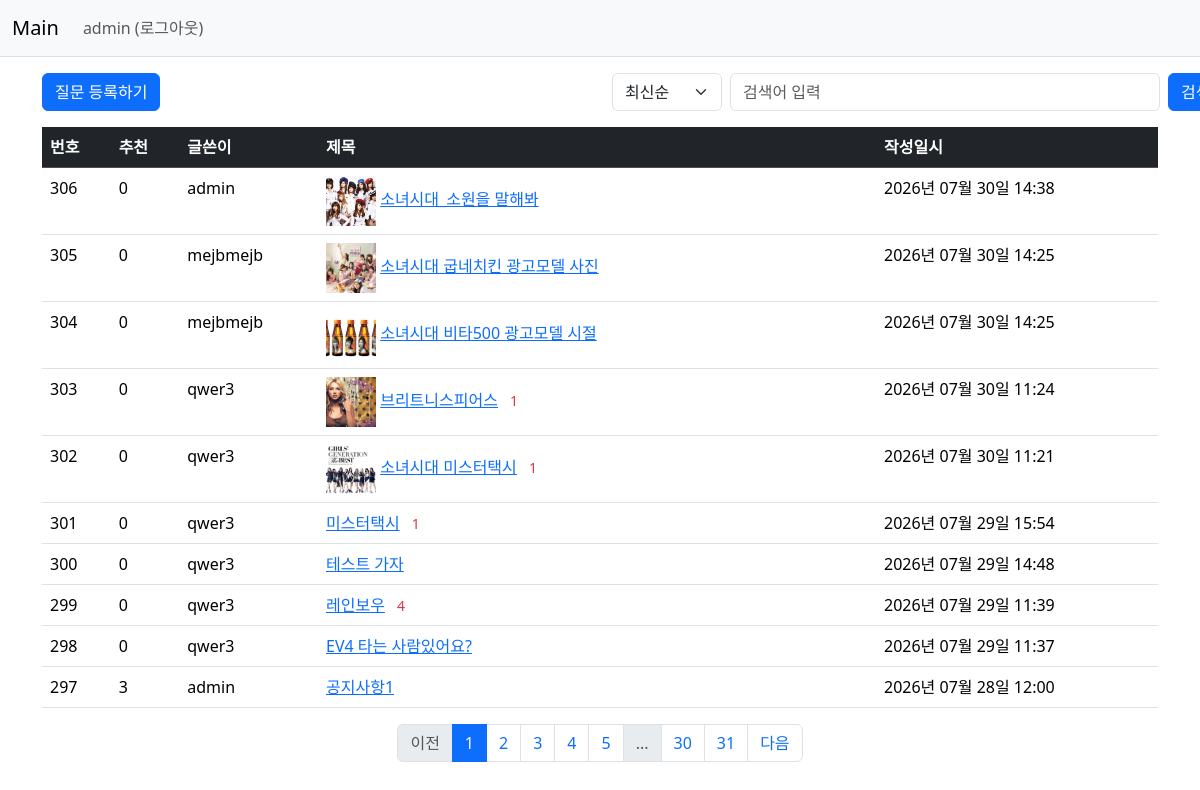
Page /question/list/ (signed in) on the committed database.
### pybo/models.py (models this page shows, shortened)
class User(db.Model):
    id = db.Column(db.Integer, primary_key=True)
    username = db.Column(db.String(150), unique=True, nullable=False) # unique = True 중복 막겠다
    password = db.Column(db.String(max_string), nullable=False)
    email = db.Column(db.String(120), unique=True, nullable=False)

class Question(db.Model):
    id = db.Column(db.Integer, primary_key=True)
    subject = db.Column(db.String(max_string), nullable=False) # 200자까지 문자열 제한이 있으며 null을 허용하지 않겠다.
    content = db.Column(db.Text(), nullable=False)
    create_date = db.Column(db.DateTime(), nullable=False) # DateTime을 받아오며 null을 허용하지 않겠다
    image_path = db.Column(db.Text(), nullable=True)
    user_id = db.Column(db.Integer, db.ForeignKey('user.id', ondelete='CASCADE'), nullable=False)
    user = db.relationship('User', backref=db.backref('question_set'))
    voter = db.relationship('User', secondary=question_voter,
                            backref=db.backref('question_voter_set', lazy='dynamic'))

### pybo/views/question_views.py (the view, shortened to what this page needs)
@bp.route('/list/')
def _list(): # URL '/question/list/'로 접근했을 때 실행될 라우트 함수를 정의
    page = request.args.get('page', type=int, default=default_page)
    kw = request.args.get('kw', type=str, default='')   # 검색어
    so = request.args.get('so', type=str, default='recent')  # 정렬 기준
    question_list = Question.query
    if so == 'recommend':
        question_list = (question_list
            .outerjoin(question_voter, Question.id == question_voter.c.question_id)
            .group_by(Question.id)
            .order_by(func.count(distinct(question_voter.c.user_id)).desc(), Question.create_date.desc()))
    elif so == 'popular':
        question_list = (question_list
            .outerjoin(Answer, Answer.question_id == Question.id)
            .group_by(Question.id)
            .order_by(func.count(distinct(Answer.id)).desc(), Question.create_date.desc()))
    else:  # recent (최신순)
        question_list = (question_list
        .group_by(Question.id)
        .order_by(Question.create_date.desc()))
    question_list = question_list.paginate(page=page, per_page=per_page_num)
    return render_template('question/question_list.html', question_list=question_list, page=page, kw=kw, so=so)

### pybo/filter.py (called while the page is built)
def format_datetime(value, fmt='%Y년 %m월 %d일 %H:%M'):
    return value.strftime(fmt)

### pybo/views/auth_views.py (called while the page is built)
@bp.before_app_request
def load_logged_in_user():
    user_id = session.get('user_id')
    if user_id is None:
        g.user = None
    else:
        g.user = User.query.get(user_id)

### pybo/templates/question/question_list.html (shortened to what this page needs)
{% extends 'base.html' %}
{% block content %}
<div class="container my-3">
    <div class="row my-3">
        <div class="col-6">
            <a href="{{ url_for('question.create') }}" class="btn btn-primary">질문 등록하기</a>
        </div>
        <div class="col-6">
            <div class="input-group">
                <form method="get" id="searchForm" class="d-flex align-items-center justify-content-end">
                    <select name="so" class="form-select me-2" style="width: auto; min-width: 110px;">
                        <option value="recent" {% if so=='recent' %}selected{% endif %}>최신순</option>
                    </select>
                    <input type="text" id="search_kw" name="kw" value="{{ kw|default('') }}" class="form-control me-2"
                        style="width: 430px;" placeholder="검색어 입력">
                    <button type="button" id="btn_search" class="btn btn-primary text-nowrap">검색</button>
                </form>
            </div>
        </div>
    </div>
    <table class="table">
        <thead>
            <tr class="table-dark">
                <th>번호</th>
                <th>추천</th>
                <th>글쓴이</th>
                <th style="width:50%">제목</th>
                <th>작성일시</th>
            </tr>
        </thead>
        <tbody>
            {% if question_list %}
            {% for question in question_list.items %}
            <tr>
                <td>
                    {{ question_list.total - ((question_list.page - 1) * question_list.per_page) - loop.index0 }}
                </td>
                <td>
                    {{ question.voter|length }}
                </td>
                <td>
                    {{question.user.username}}
                </td>
                <td>
                    {% if question.image_path %}
                    {% set image_list = question.image_path.split(',') %}
                    <img src="{{ url_for('static', filename=image_list[0]) }}" alt="thumbnail" style="width:50px; height: 50px; object-fit: cover;">
                    {% endif %}
                    <a href="{{ url_for('question.detail', question_id=question.id) }}">{{ question.subject }}</a>
                    {% if question.answer_set|length > 0 %}
                    <span class="text-danger small ms-2">{{ question.answer_set|length }}</span>
                    {% endif %}
                </td>
                <td>
                    {{ question.create_date|datetime }}
                </td>
            </tr>
            {% endfor %}
            {% else %}
            <tr>
                <td colspan="3">질문이 없습니다.</td>
            </tr>
            {% endif %}
        </tbody>
    </table>
    <ul class="pagination justify-content-center">
        {% if question_list.has_prev %}
        <li class="page-item">
            <a class="page-link" href="?page={{ question_list.prev_num }}">이전</a>
        </li>
        {% else %}
        <li class="page-item disabled">
            <a class="page-link" tabindex="-1" aria-disabled="true" href="#">이전</a>
        </li>
        {% endif %}
        {% for page_num in question_list.iter_pages() %}
        {% if page_num %}
        {% if page_num != question_list.page %}
        <li class="page-item">
            <a class="page-link" href="?page={{ page_num }}">{{ page_num }}</a>
        </li>
        {% else %}
        <li class="page-item active" aria-current="page">
            <a class="page-link" href="#">{{ page_num }}</a>
        </li>
        {% endif %}
        {% else %}
        <li class="page-item disabled">
            <a class="page-link" href="#">...</a>
        </li>
        {% endif %}
        {% endfor %}
        {% if question_list.has_next %}
        <li class="page-item">
            <a class="page-link" href="?page={{ question_list.next_num }}">다음</a>
        </li>
        {% else %}
        <li class="page-item disabled">
            <a class="page-link" tabindex="-1" aria-disabled="true" href="#">다음</a>
        </li>
        {% endif %}
    </ul>
</div>
{% endblock %}

### pybo/templates/navbar.html (shortened to what this page needs)
<nav class="navbar navbar-expand-lg navbar-light bg-light border-bottom">
    <div class="container-fluid">
        <a class="navbar-brand" href="{{ url_for('main.index') }}">Main</a>
        <div class="collapse navbar-collapse" id="navbarSupportedContent">
            <ul class="navbar-nav me-auto mb-2 mb-lg-0">
                {% if g.user %}
                <li class="nav-item">
                    <a class="nav-link" href="{{ url_for('auth.logout') }}">{{ g.user.username }} (로그아웃)</a>
                </li>
                {% endif %}
            </ul>
        </div>
    </div>
</nav>

### rows in the picture
User: user.username "admin"
Question: total "306", voter|length "0", user.username "admin", shows a picture, subject "소녀시대_소원을 말해봐", create_date "2026년 07월 30일 14:38"
Question: total "305", voter|length "0", user.username "mejbmejb", image_path (picture), subject "소녀시대 굽네치킨 광고모델 사진", create_date "2026년 07월 30일 14:25"
Question: total "304", voter|length "0", user.username "mejbmejb", image_path (picture), subject "소녀시대 비타500 광고모델 시절", create_date "2026년 07월 30일 14:25"
Question: total "303", voter|length "0", user.username "qwer3", image_path (picture), subject "브리트니스피어스", answer_set|length "1", create_date "2026년 07월 30일 11:24"
Question: total "302", voter|length "0", user.username "qwer3", image_path (picture), subject "소녀시대 미스터택시", answer_set|length "1", create_date "2026년 07월 30일 11:21"
Question: total "301", voter|length "0", user.username "qwer3", subject "미스터택시", answer_set|length "1", create_date "2026년 07월 29일 15:54"
Question: total "300", voter|length "0", user.username "qwer3", subject "테스트 가자", create_date "2026년 07월 29일 14:48"
Question: total "299", voter|length "0", user.username "qwer3", subject "레인보우", answer_set|length "4", create_date "2026년 07월 29일 11:39"
Question: total "298", voter|length "0", user.username "qwer3", subject "EV4 타는 사람있어요?", create_date "2026년 07월 29일 11:37"
Question: total "297", voter|length "3", user.username "admin", subject "공지사항1", create_date "2026년 07월 28일 12:00"

### other values in the picture
{{ page_num }} "1"
{{ page_num }} "2" "3" "4" "5" "30" "31"
